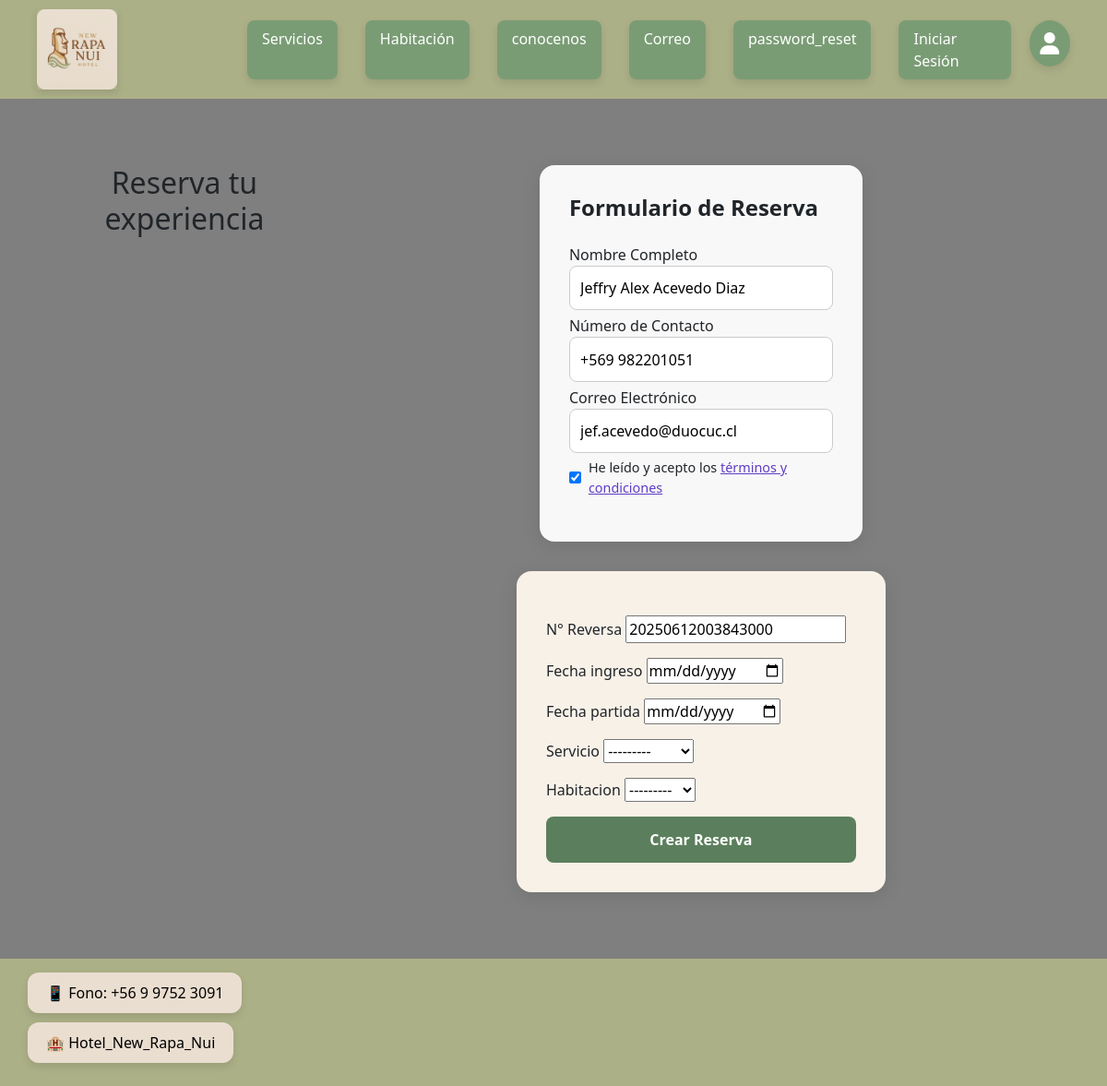
Page /reservas/123456789/ on the committed database.
### app/models.py (models this page shows)
class Cliente(models.Model):
    Rut_cliente = models.CharField(max_length=10, primary_key=True)
    Pnombre_cliente = models.CharField(max_length=40)
    Snombre_cliente = models.CharField(max_length=40)
    Papellido_cliente = models.CharField(max_length=40)
    Sapellido_cliente = models.CharField(max_length=40)
    email_cliente = models.EmailField()
    telefono_cliente = models.IntegerField()
    direccion_cliente = models.CharField(max_length=100)
    def __str__(self):
        return self.Rut_cliente

class Servicio_Ext(models.Model):
    n_s_ext = models.CharField(max_length=10, primary_key=True)
    descripcion_breve = models.TextField(max_length=100,default='')
    descripcions_ext = models.TextField(max_length=100)
    precios_ext = models.IntegerField()
    empresa = models.ForeignKey(Empresa, on_delete=models.CASCADE)
    imagen = models.ImageField(upload_to='servicios', null=True)
    def __str__(self):
        return self.n_s_ext

class Habitacion(models.Model):
    n_habitacion = models.CharField(max_length=10, primary_key=True)
    descripcion_breve = models.CharField(max_length=100,default='')
    descripcion = models.TextField(max_length=500)
    precio = models.IntegerField()
    imagen = models.ImageField(upload_to='habitaciones', null=True)
    def __str__(self):
        return self.n_habitacion

### app/views.py (the view, shortened to what this page needs)
# urls.py: path("reservas/<id>/", reservas, name="reservas"),
def reservas(request, id):
    cliente = Cliente.objects.get(Rut_cliente=id)
    now = datetime.now()
    identificador = now.strftime("%Y%m%d%H%M%S") + now.strftime("%f")[:3]
    data = {
        'form': ReservaForm(initial={'rut_cliente': id}),
        'clienteInfo': cliente,
        'identificador': identificador,
    }
    return render(request, 'app/Publicas/reserva/reservas.html', data)

### app/forms.py
class ReservaForm(forms.ModelForm):
    class Meta:
        model = reserva
        fields = '__all__'
        widgets = {
            'fechaInicio': forms.DateInput(attrs={'type': 'date'}),
            'fechaFinal': forms.DateInput(attrs={'type': 'date'}),
        }

### app/templates/app/Publicas/reserva/reservas.html (shortened to what this page needs)
{% extends 'app/base.html' %}
{% load static %}
{% block extra_css %}
  <link rel="stylesheet" href="{% static 'app/css/reserva.css' %}">
{% endblock %}
{% block content %}
<h1 class="titulo-principal">Reserva tu experiencia</h1>
<div class="contenedor-formularios">
  <div class="formulario-reserva">
    <h2>Formulario de Reserva</h2>
    <div class="campo-formulario">
      <label>Nombre Completo</label>
          <input type="text" name="rut"
          value="{{ clienteInfo.Pnombre_cliente }} {{ clienteInfo.Snombre_cliente }} {{ clienteInfo.Papellido_cliente }} {{ clienteInfo.Sapellido_cliente }}"
          readonly>
        </div>
        <div class="campo-formulario">
          <label>Número de Contacto</label>
          <input type="text" name="rut"
          value="+569 {{ clienteInfo.telefono_cliente }}"
          readonly>
        </div>
        <div class="campo-formulario">
          <label>Correo Electrónico</label>
          <input type="text" name="rut"
          value="{{ clienteInfo.email_cliente }}"
          readonly>
    </div>
    <div class="checkbox-condiciones">
      <input type="checkbox" checked>
      <label>He leído y acepto los <a href="#">términos y condiciones</a></label>
    </div>
  </div>
  <div class="confirmacion-datos">
    <form method="POST" enctype="multipart/form-data">
      <div class="titulosInputs"><p>N° Reversa
        <input type="number" name="{{ form.id_reserva.name }}" value="{{ identificador }}" readonly>
      </p></div>
      <div class="titulosInputs">
        <p>Fecha ingreso
          <input type="date" name="{{ form.fechaInicio.name }}" value="{{ form.fechaInicio.value }}" placeholder="Fecha Inicio">
        </p></div>
      <div class="titulosInputs"><p>Fecha partida
        <input type="date" name="{{ form.fechaFinal.name }}" value="{{ form.fechaFinal.value }}" placeholder="Fecha Final">
      </p></div>
      <div class="titulosInputs"><p>Servicio
        {{ form.n_s_ext }}
      </p></div>
      <div class="titulosInputs"><p>Habitacion
        {{ form.n_habitacion }}
      </p></div>
      {% if error_fecha != 'Dia fecha invalida' %}
        <div class="contenedorInputs">
          <button type="submit" class="boton-reservar">Crear Reserva</button>
        </div>
      {% endif %}
</form>
  </div>
</div>
{% endblock %}

### app/static/app/css/base.css (style rules this page uses)
html, body { height: 100%; width: 100%; }
body { flex: 1; }
html, body { height: 100%; margin: 0; padding: 0; }
body { display: flex; flex-direction: column; min-height: 100vh; }

### app/static/app/css/habitacion-emp.css (style rules this page uses)
body { position: relative; background-image: url("../img/fondo.png"); background-size: cover; background-position: center; background-repeat: no-repeat; background-attachment: fixed; height: 100vh; }
body::before { content: ''; position: absolute; top: 0; left: 0; width: 100%; height: 100%; background: rgba(0, 0, 0, 0.5); z-index: -1; }
h1 { text-align: center; margin-bottom: 20px; }

### app/static/app/css/reserva.css (style rules this page uses)
body { position: relative; background-image: url("../img/fondo.png"); background-size: cover; background-position: center; background-repeat: no-repeat; background-attachment: fixed; height: 100vh; }
body::before { content: ''; position: fixed; top: 0; left: 0; width: 100%; height: 100%; background: rgba(0, 0, 0, 0.5); z-index: -1; }
.titulo-principal { text-align: center; font-size: 2rem; margin: 2rem 0 1rem; }
.contenedor-formularios { display: flex; flex-wrap: wrap; gap: 2rem; justify-content: center; padding: 2rem; }
.formulario-reserva { background: rgba(255,255,255,0.95); border-radius: 1rem; box-shadow: 0 4px 20px rgba(0,0,0,0.1); padding: 2rem; width: 350px; }
.formulario-reserva h2 { font-size: 1.5rem; margin-bottom: 1.5rem; font-weight: 600; }
.campo-formulario { margin-bottom: 5px; }
.campo-formulario input { width: 100%; padding: 0.7rem; border: 1px solid #ccc; border-radius: 0.5rem; }
.checkbox-condiciones { display: flex; align-items: center; margin-bottom: 1rem; font-size: 0.9rem; }
.checkbox-condiciones input { margin-right: 0.5rem; }
.checkbox-condiciones a { color: #5f3dc4; text-decoration: underline; }
.boton-reservar { width: 100%; background-color: #5b7f5c; color: #fff; padding: 0.8rem; border: none; border-radius: 0.5rem; font-weight: 600; cursor: pointer; }
.confirmacion-datos { background: #f8f1e8; border-radius: 1rem; box-shadow: 0 4px 20px rgba(0,0,0,0.1); padding: 2rem; width: 400px; }

### app/static/app/css/agenda.css (style rules this page uses)
body { background-image: url("../img/fondo.png"); background-size: cover; background-position: center; background-repeat: no-repeat; background-attachment: fixed; height: 100vh; margin: 0; font-family: Arial, sans-serif; }
body::before { content: ''; position: fixed; top: 0; left: 0; width: 100%; height: 100%; background: rgba(0, 0, 0, 0.5); z-index: -1; }

### rows in the picture
Cliente: rut "Jeffry Alex Acevedo Diaz", rut "+569 982201051", rut "jef.acevedo@duocuc.cl"
Servicio_Ext: n_s_ext "---------"
Habitacion: n_habitacion "---------"
